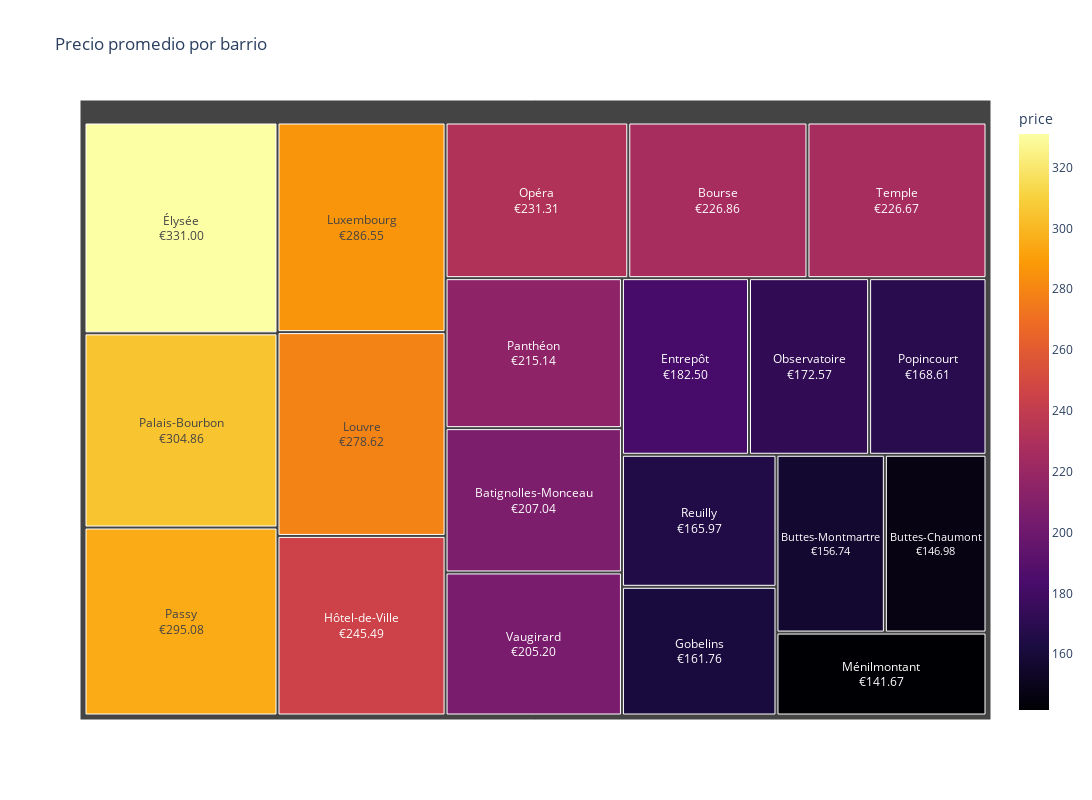

The code cell stored with this chart in its notebook:
### Markdown cell above
### 2.2 - ¿Cómo varía el precio promedio por barrio?

### Code cell
# Calcular el precio promedio por barrio
avg_price_by_neighbourhood = df.groupby('neighbourhood_cleansed')['price'].mean().reset_index()

# Crear el treemap con etiquetas de datos
fig = px.treemap(avg_price_by_neighbourhood, path=['neighbourhood_cleansed'], values='price', 
                 title='Precio promedio por barrio', 
                 color='price', color_continuous_scale='Inferno', 
                 hover_data={'price': ':.2f'},
                 width=1200, height=800)  # Ajustar el tamaño de la figura

# Actualizar las trazas para mostrar el texto
fig.update_traces(texttemplate='%{label}<br>€%{value:.2f}', textposition='middle center')

# Mostrar el gráfico
fig.show()

### Figure 1 — Plotly figure (JSON) as saved in the notebook; plotly's stock layout.template omitted (floating-point values rounded to 4 significant figures)
{"data": [{"branchvalues": "total", "customdata": [[207.0], [226.9], [147.0], [156.7], [182.5], [161.8], [245.5], [278.6], [286.5], [141.7], [172.6], [231.3], [304.9], [215.1], [295.1], [168.6], [166.0], [226.7], [205.2], [331.0]], "domain": {"x": [0, 1], "y": [0, 1]}, "hovertemplate": "labels=%{label}<br>price_sum=%{value}<br>parent=%{parent}<br>id=%{id}<br>price=%{color:.2f}<extra></extra>", "ids": ["Batignolles-Monceau", "Bourse", "Buttes-Chaumont", "Buttes-Montmartre", "Entrepôt", "Gobelins", "Hôtel-de-Ville", "Louvre", "Luxembourg", "Ménilmontant", "Observatoire", "Opéra", "Palais-Bourbon", "Panthéon", "Passy", "Popincourt", "Reuilly", "Temple", "Vaugirard", "Élysée"], "labels": ["Batignolles-Monceau", "Bourse", "Buttes-Chaumont", "Buttes-Montmartre", "Entrepôt", "Gobelins", "Hôtel-de-Ville", "Louvre", "Luxembourg", "Ménilmontant", "Observatoire", "Opéra", "Palais-Bourbon", "Panthéon", "Passy", "Popincourt", "Reuilly", "Temple", "Vaugirard", "Élysée"], "marker": {"coloraxis": "coloraxis", "colors": [207.0, 226.9, 147.0, 156.7, 182.5, 161.8, 245.5, 278.6, 286.5, 141.7, 172.6, 231.3, 304.9, 215.1, 295.1, 168.6, 166.0, 226.7, 205.2, 331.0]}, "name": "", "parents": ["", "", "", "", "", "", "", "", "", "", "", "", "", "", "", "", "", "", "", ""], "textposition": "middle center", "texttemplate": "%{label}<br>€%{value:.2f}", "type": "treemap", "values": [207.0, 226.9, 147.0, 156.7, 182.5, 161.8, 245.5, 278.6, 286.5, 141.7, 172.6, 231.3, 304.9, 215.1, 295.1, 168.6, 166.0, 226.7, 205.2, 331.0]}], "layout": {"coloraxis": {"colorbar": {"title": {"text": "price"}}, "colorscale": [[0, "#000004"], [0.1111, "#1b0c41"], [0.2222, "#4a0c6b"], [0.3333, "#781c6d"], [0.4444, "#a52c60"], [0.5556, "#cf4446"], [0.6667, "#ed6925"], [0.7778, "#fb9b06"], [0.8889, "#f7d13d"], [1, "#fcffa4"]]}, "height": 800, "legend": {"tracegroupgap": 0}, "title": {"text": "Precio promedio por barrio"}, "width": 1200}}
